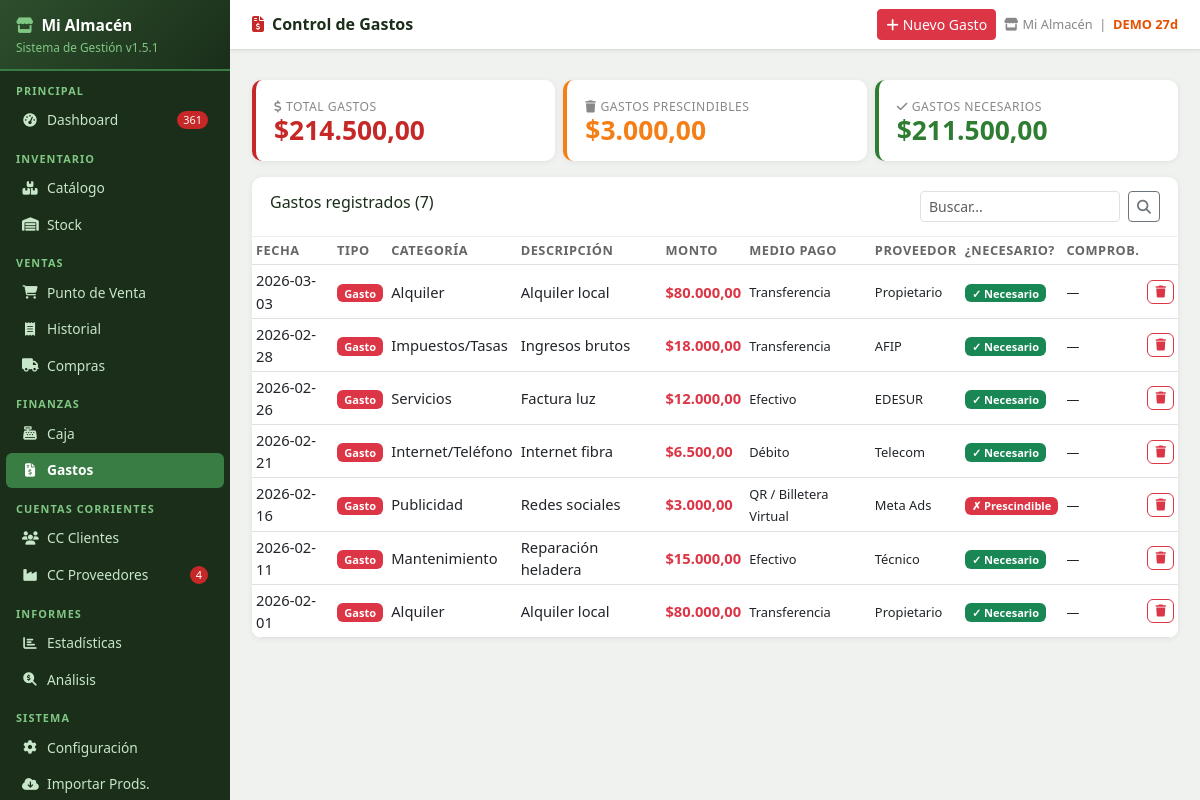
The page /gastos (signed in) on the database as committed earlier.
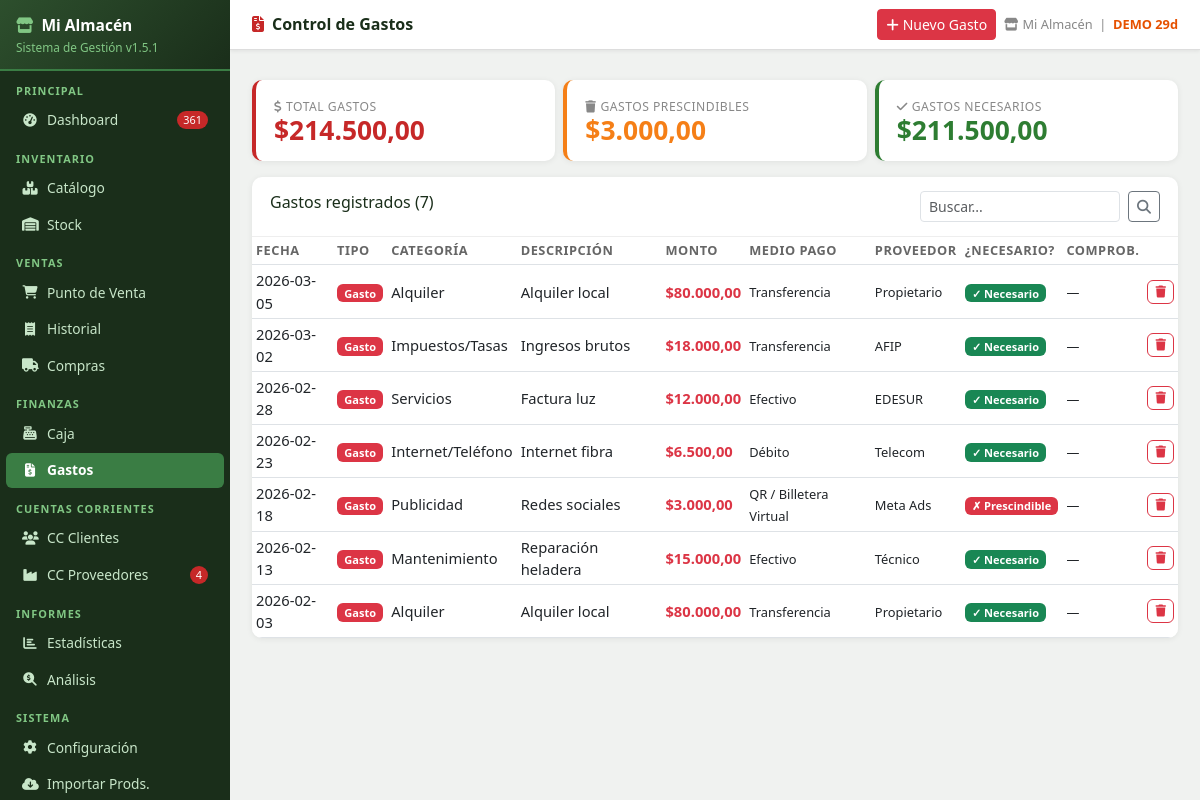
The same page on the database as committed later.
### tables this page shows
CREATE TABLE gastos (
            id INTEGER PRIMARY KEY AUTOINCREMENT,
            fecha TEXT,
            tipo TEXT DEFAULT 'Gasto',
            categoria TEXT DEFAULT '',
            descripcion TEXT DEFAULT '',
            monto REAL DEFAULT 0,
            iva_incluido INTEGER DEFAULT 1,
            medio_pago TEXT DEFAULT 'Efectivo',
            proveedor TEXT DEFAULT '',
            necesario TEXT DEFAULT 'SI (necesario)',
            comprobante TEXT DEFAULT '',
            observaciones TEXT DEFAULT ''
        );

### app.py (the view)
@app.route('/gastos')
@login_required
def gastos():
    search = request.args.get('q', '')
    rows = db.get_gastos(search=search)
    cats = ['Alquiler','Servicios','Internet/Teléfono','Sueldos','Impuestos/Tasas',
            'Mantenimiento','Transporte/Flete','Publicidad','Seguros','Descartables/Insumos','Otros']
    medios = ['Efectivo','Débito','Crédito','Transferencia','QR / Billetera Virtual']
    total_gasto = sum(r['monto'] for r in rows if r['tipo']=='Gasto')
    total_prescind = sum(r['monto'] for r in rows if r['tipo']=='Gasto' and r['necesario']=='NO (prescindible)')
    return render_template('gastos.html', gastos=rows, search=search, cats=cats, medios=medios,
                           total_gasto=total_gasto, total_prescind=total_prescind)

### app.py (called while the page is built)
def login_required(f):
    @wraps(f)
    def decorated(*args, **kwargs):
        if 'user' not in session:
            flash('⚠ Debés iniciar sesión para acceder.', 'warning')
            return redirect(url_for('login', next=request.path))
        return f(*args, **kwargs)
    return decorated

@app.before_request
def before():
    global _scheduler_started
    db.init_db()
    if not _scheduler_started:
        _scheduler_started = True
        iniciar_backup_scheduler()
    public = {'/login', '/static'}
    if any(request.path.startswith(p) for p in public):
        return
    if request.path == '/favicon.ico':
        return
    if 'user' in session:
        try:
            inv_at = db.get_config().get('sessions_invalidated_at', '')
            login_at = session.get('login_date', '')
            if inv_at and login_at and login_at < inv_at:
                session.clear()
        except Exception:
            pass
    if 'user' not in session and request.endpoint not in ('login', 'apagar_rapido', 'static', None):
        return redirect(url_for('login', next=request.path))

### database.py (called while the page is built, shortened)
def init_db():
    global _db_initialized
    if _db_initialized:
        return

### templates/gastos.html (shortened to what this page needs)
{% extends 'base.html' %}
{% block page_title %}<i class="fas fa-file-invoice-dollar me-2" style="color:#c62828"></i>Control de Gastos{% endblock %}
{% block topbar_actions %}
<button class="btn btn-danger btn-sm" data-bs-toggle="modal" data-bs-target="#gastoModal">
  <i class="fas fa-plus me-1"></i>Nuevo Gasto
</button>
{% endblock %}
{% block content %}
<div class="row g-2 mb-3">
  <div class="col-md-4">
    <div class="kpi-card red">
      <div class="kpi-lbl"><i class="fas fa-dollar-sign me-1"></i>Total Gastos</div>
      <div class="kpi-val">{{ fmt_ars(total_gasto) }}</div>
    </div>
  </div>
  <div class="col-md-4">
    <div class="kpi-card orange">
      <div class="kpi-lbl"><i class="fas fa-trash me-1"></i>Gastos Prescindibles</div>
      <div class="kpi-val">{{ fmt_ars(total_prescind) }}</div>
    </div>
  </div>
  <div class="col-md-4">
    <div class="kpi-card" style="border-color:#2e7d32">
      <div class="kpi-lbl"><i class="fas fa-check me-1"></i>Gastos Necesarios</div>
      <div class="kpi-val" style="color:#2e7d32">{{ fmt_ars(total_gasto - total_prescind) }}</div>
    </div>
  </div>
</div>
<div class="table-card">
  <div class="tc-header">
    <h6>Gastos registrados ({{ gastos|length }})</h6>
    <form class="ms-auto d-flex gap-2" method="get">
      <input type="text" name="q" value="{{ search }}" class="form-control form-control-sm" placeholder="Buscar..." style="width:200px">
      <button class="btn btn-sm btn-outline-secondary"><i class="fas fa-search"></i></button>
    </form>
  </div>
  <div class="table-responsive">
    <table class="table table-sm mb-0">
      <thead>
        <tr><th>Fecha</th><th>Tipo</th><th>Categoría</th><th>Descripción</th>
        <th>Monto</th><th>Medio Pago</th><th>Proveedor</th><th>¿Necesario?</th><th>Comprob.</th><th></th></tr>
      </thead>
      <tbody>
      {% for g in gastos %}
        <tr>
          <td>{{ g.fecha }}</td>
          <td><span class="badge {% if g.tipo=='Gasto' %}bg-danger{% else %}bg-success{% endif %}">{{ g.tipo }}</span></td>
          <td>{{ g.categoria }}</td>
          <td>{{ g.descripcion }}</td>
          <td class="fw-bold {% if g.tipo=='Gasto' %}text-danger{% else %}text-success{% endif %}">
            {{ fmt_ars(g.monto) }}
          </td>
          <td><small>{{ g.medio_pago }}</small></td>
          <td><small>{{ g.proveedor or '—' }}</small></td>
          <td>
            {% if g.necesario=='SI (necesario)' %}<span class="badge bg-success">✓ Necesario</span>
            {% elif g.necesario=='NO (prescindible)' %}<span class="badge bg-danger">✗ Prescindible</span>
            {% else %}<span class="badge bg-warning text-dark">? Revisar</span>{% endif %}
          </td>
          <td><small>{{ g.comprobante or '—' }}</small></td>
          <td>
            <form method="post" action="/gastos/{{ g.id }}/eliminar" class="d-inline"
              onsubmit="return confirm('¿Eliminar este gasto?')">
              <button class="btn btn-xs btn-outline-danger" style="font-size:.75rem;padding:2px 7px"><i class="fas fa-trash"></i></button>
            </form>
          </td>
        </tr>
      {% else %}
        <tr><td colspan="10" class="empty-state"><i class="fas fa-receipt"></i><br>Sin gastos registrados</td></tr>
      {% endfor %}
      </tbody>
    </table>
  </div>
</div>
{% endblock %}

### templates/base.html (shortened to what this page needs)
<!DOCTYPE html>
<html lang="es">
<head>
<link href="https://cdn.jsdelivr.net/npm/bootstrap@5.3.0/dist/css/bootstrap.min.css" rel="stylesheet">
<link href="https://cdnjs.cloudflare.com/ajax/libs/font-awesome/6.4.0/css/all.min.css" rel="stylesheet">
</head>
<body>
<div id="sidebar">
  <div class="logo">
    <h5><i class="fas fa-store me-2" style="color:#81c784"></i>{{ cfg_nombre or 'Mi Almacén' }}</h5>
    <small>Sistema de Gestión v{{ app_version }}</small>
  </div>
  <div class="nav-label">Principal</div>
  <a href="/" class="nav-link {% if request.path == '/' %}active{% endif %}">
    <i class="fas fa-tachometer-alt"></i> Dashboard
    {% if alertas_sidebar and (alertas_sidebar.sin_stock + alertas_sidebar.critico) > 0 %}
      <span class="badge-alert">{{ alertas_sidebar.sin_stock + alertas_sidebar.critico }}</span>
    {% endif %}
  </a>
  <div class="nav-label">Inventario</div>
  <a href="/productos" class="nav-link {% if '/productos' in request.path and '/importar' not in request.path %}active{% endif %}">
    <i class="fas fa-boxes"></i> Catálogo
  </a>
  <a href="/stock" class="nav-link {% if '/stock' in request.path %}active{% endif %}">
    <i class="fas fa-warehouse"></i> Stock
  </a>
  <div class="nav-label">Ventas</div>
  <a href="/punto_venta" class="nav-link {% if '/punto_venta' in request.path %}active{% endif %}">
    <i class="fas fa-shopping-cart"></i> Punto de Venta
  </a>
  <a href="/historial" class="nav-link {% if '/historial' in request.path %}active{% endif %}">
    <i class="fas fa-receipt"></i> Historial
  </a>
  <a href="/compras" class="nav-link {% if '/compras' in request.path %}active{% endif %}">
    <i class="fas fa-truck"></i> Compras
  </a>
  <div class="nav-label">Finanzas</div>
  <a href="/caja" class="nav-link {% if '/caja' in request.path %}active{% endif %}">
    <i class="fas fa-cash-register"></i> Caja
  </a>
  <a href="/gastos" class="nav-link {% if '/gastos' in request.path %}active{% endif %}">
    <i class="fas fa-file-invoice-dollar"></i> Gastos
  </a>
  <div class="nav-label">Cuentas Corrientes</div>
  <a href="/cc_clientes" class="nav-link {% if '/cc_clientes' in request.path %}active{% endif %}">
    <i class="fas fa-users"></i> CC Clientes
  </a>
  <a href="/cc_proveedores" class="nav-link {% if '/cc_proveedores' in request.path %}active{% endif %}">
    <i class="fas fa-industry"></i> CC Proveedores
    {% if alertas_sidebar and alertas_sidebar.facturas_por_vencer > 0 %}
      <span class="badge-alert">{{ alertas_sidebar.facturas_por_vencer }}</span>
    {% endif %}
  </a>
  <div class="nav-label">Informes</div>
  <a href="/estadisticas" class="nav-link {% if '/estadisticas' in request.path %}active{% endif %}">
    <i class="fas fa-chart-bar"></i> Estadísticas
  </a>
  <a href="/analisis" class="nav-link {% if '/analisis' in request.path %}active{% endif %}">
    <i class="fas fa-search-dollar"></i> Análisis
  </a>
  <div class="nav-label">Sistema</div>
  <a href="/config" class="nav-link {% if request.path == '/config' %}active{% endif %}">
    <i class="fas fa-cog"></i> Configuración
  </a>
  <a href="/productos/importar" class="nav-link {% if '/importar' in request.path %}active{% endif %}">
    <i class="fas fa-cloud-download-alt"></i> Importar Prods.
  </a>
</div>
<div id="main">
  <div class="topbar">
    <h4>{% block page_title %}Dashboard{% endblock %}</h4>
    <div class="tb-actions">
      {% block topbar_actions %}{% endblock %}
      <span class="meta">
        <i class="fas fa-store me-1"></i>{{ cfg_nombre or 'Mi Almacén' }}
        &nbsp;|&nbsp;
        {% if demo_status and demo_status.demo and not demo_status.vencido %}
          <span style="color:#e65100;font-weight:600;">DEMO {{ demo_status.dias_restantes }}d</span>
        {% elif demo_status and not demo_status.demo %}
          <span style="color:#2e7d32;font-weight:600;"><i class="fas fa-check-circle"></i> Licenciado</span>
        {% endif %}
      </span>
    </div>
  </div>
  <div class="px-3 pt-2">
  </div>
  <div class="content">
    {% block content %}{% endblock %}
  </div>
</div>
</body>
</html>

Rows that differ between the two databases and show on the page:
changed gastos (number 1 of 7 on the later page): fecha "2026-03-03" → "2026-03-05"
changed gastos "Impuestos/Tasas": fecha "2026-02-28" → "2026-03-02"
changed gastos "Servicios": fecha "2026-02-26" → "2026-02-28"
changed gastos "Internet/Teléfono": fecha "2026-02-21" → "2026-02-23"
changed gastos "Publicidad": fecha "2026-02-16" → "2026-02-18"
changed gastos "Mantenimiento": fecha "2026-02-11" → "2026-02-13"
changed gastos (number 7 of 7 on the later page): fecha "2026-02-01" → "2026-02-03"
Other text that changed with them:
{{ demo_status.dias_restantes }}: "27" → "29"
